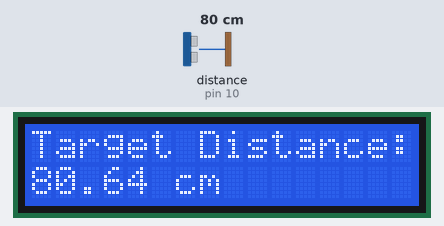
A sketch run on a simulated Arduino Uno, built with avr-gcc and run on an emulated ATmega328P. On the bench: 16×2 character LCD. Wiring (inferred from the names in the program): ultrasonic range finder: trigger pin 9; echo pin 10. The test bench sets the inputs (shaded band); at power-on: distance to the obstacle (sensor on pin 10) 80 cm. The echo pulse lasts 58.3 µs per cm.

Above: at 1.2 s.
1.3 s: distance to the obstacle (sensor on pin 10) set to 2 cm
At 2.3 s:
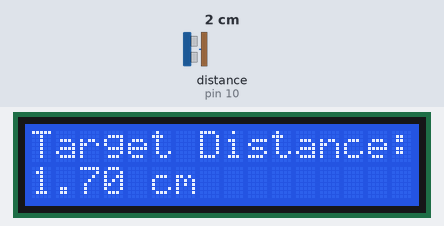
3.3 s: distance to the obstacle (sensor on pin 10) set to 18 cm
At 4.6 s:
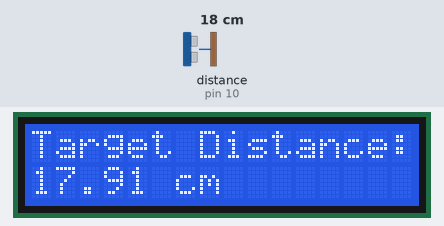
5.1 s: distance to the obstacle (sensor on pin 10) set to 4 cm
At 6.3 s:
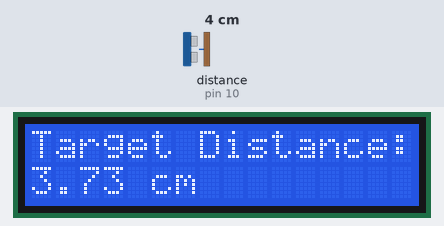
Timing chart, 0 to 8.1 s (numbered marks = the images above; inputs shaded):
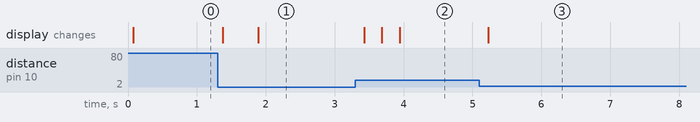

Measured:
- after the input at 1.3 s, the display: first changes after 0.08 s (image 1 shows a later state)
- after the input at 3.3 s, the display: first changes after 0.13 s (image 2 shows a later state)
- after the input at 5.1 s, the display: changes after 0.13 s (image 3)

The sketch:

stunning_wolt_lappi1_1_.ino
```cpp
#include <LiquidCrystal.h> //Load Liquid Crystal Library
const int rs = 12, en = 11, d4 = 5, d5 = 4, d6 = 3, d7 = 2;
LiquidCrystal lcd(rs, en, d4, d5, d6, d7); //Create Liquid Crystal Object called LCD

int trigPin=9; //Sensor Trip pin connected to Arduino pin 9
int echoPin=10;  //Sensor Echo pin connected to Arduino pin 10
int myCounter=0;  //declare your variable myCounter and set to 0
//int servoControlPin=6; //Servo control line is connected to pin 6
float pingTime;  //time for ping to travel from sensor to target and return
float targetDistance; //Distance to Target in inches
float speedOfSound=776.5; //Speed of sound in miles per hour when temp is 77 degrees.

void setup() {

Serial.begin(9600);
pinMode(trigPin, OUTPUT);
pinMode(echoPin, INPUT);

lcd.begin(16,2); //Tell Arduino to start your 16 column 2 row LCD
lcd.setCursor(0,0);  //Set LCD cursor to upper left corner, column 0, row 0
lcd.print("Target Distance:");  //Print Message on First Row
}

void loop() {

  digitalWrite(trigPin, LOW); //Set trigger pin low
  delayMicroseconds(2000); //Let signal settle
  digitalWrite(trigPin, HIGH); //Set trigPin high
  delayMicroseconds(15); //Delay in high state
  digitalWrite(trigPin, LOW); //ping has now been sent
  delayMicroseconds(10); //Delay in high state

  pingTime = pulseIn(echoPin, HIGH);  //pingTime is presented in microceconds
  pingTime=pingTime/1000000; //convert pingTime to seconds by dividing by 1000000 (microseconds in a second)
  pingTime=pingTime/3600; //convert pingtime to hourse by dividing by 3600 (seconds in an hour)
  targetDistance= speedOfSound * pingTime;  //This will be in miles, since speed of sound was miles per hour
  targetDistance=targetDistance/2; //Remember ping travels to target and back from target, so you must divide by 2 for actual target distance.
  targetDistance= targetDistance*63360;    //Convert miles to inches by multipling by 63360 (inches per mile)
  targetDistance= targetDistance*2.54;  //inches to centimeters

  lcd.setCursor(0,1);  //Set cursor to first column of second row
  lcd.print("                "); //Print blanks to clear the row
  lcd.setCursor(0,1);   //Set Cursor again to first column of second row
  lcd.print(targetDistance); //Print measured distance
  lcd.print(" cm");  //Print your units.
  delay(250); //pause to let things settle


  }  
```
